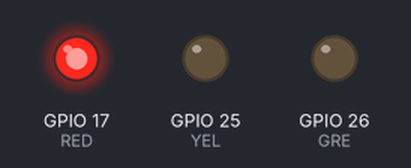
This sketch was run on a simulated ESP32. Shown: output pins drawn as LEDs (lit = HIGH).

Above: at 5.0 s.
At 11.2 s:
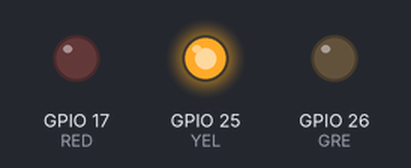
At 12.7 s:
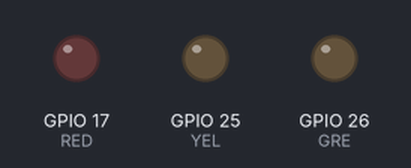
At 18.0 s:
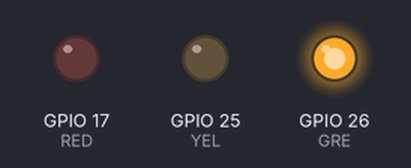
Timing chart, 0 to 29.9 s (numbered marks = the images above):
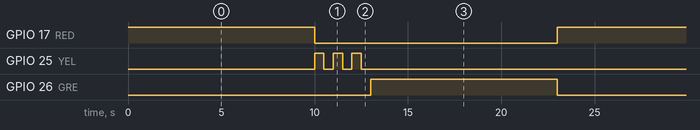

Measured:
- by itself, GPIO 17 (RED), GPIO 26 (GRE): alternates HIGH for 10.0 s and LOW for 13.0 s
- by itself, GPIO 25 (YEL): repeats every 23.0 s: 2 × (LOW 0.50 s, HIGH 0.50 s), LOW 20.5 s, HIGH 0.50 s
- by itself, everything shown: repeats every 23.0 s, in 8 steps

The sketch:

Exp-1.ino
```cpp
#define RED 17
#define YEL 25
#define GRE 26


void setup() {
  pinMode(RED, OUTPUT);
  pinMode(YEL, OUTPUT);
  pinMode(GRE, OUTPUT);
}

void loop() {
  digitalWrite(RED, HIGH);
  digitalWrite(YEL, LOW);
  digitalWrite(GRE, LOW);
  delay(10000);

  digitalWrite(RED, LOW);
  for(int i=0; i<3; i++){
    digitalWrite(YEL, HIGH);
    delay(500);
    digitalWrite(YEL, LOW);
    delay(500);
  }

  digitalWrite(GRE, HIGH);
  delay(10000);
}
```
